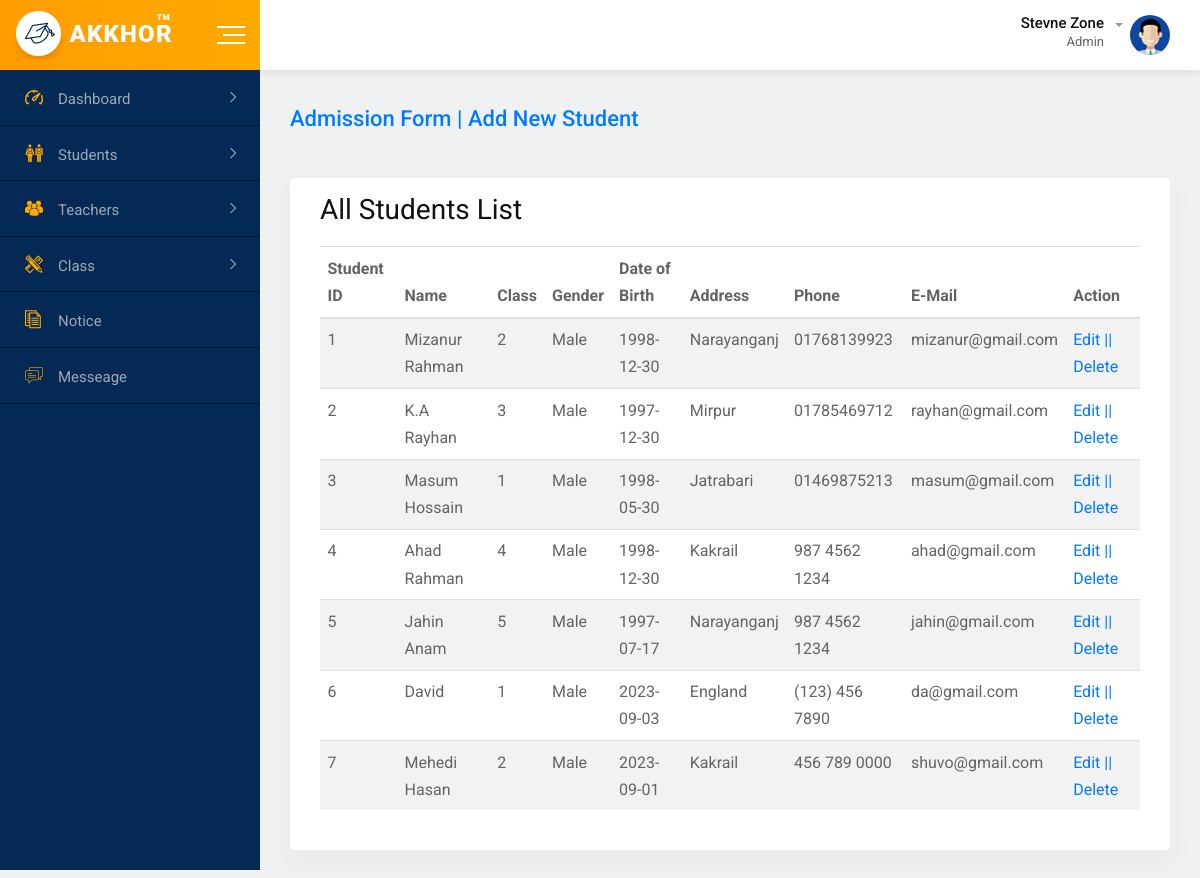
Page /admin/all_student.php on the committed database.
### tables this page shows
CREATE TABLE `students` (
  `s_id` int(11) NOT NULL,
  `name` varchar(50) NOT NULL,
  `class` tinyint(4) NOT NULL,
  `gender` varchar(10) NOT NULL,
  `dob` date NOT NULL,
  `address` varchar(100) NOT NULL,
  `phone` varchar(20) NOT NULL,
  `email` varchar(50) NOT NULL,
  `password` varchar(50) NOT NULL
);

### admin/all_student.php (the view, shortened to what this page needs)
<?php
include_once("../includes/db_config.php");
$sql = "SELECT * FROM students";
$result = $db->query($sql);
?>
<?php include_once("../includes/index_header.php"); ?>
<body>
    <?php include_once("../includes/index_sidebar.php"); ?>
    <div class="dashboard-content-one">
        <div class="breadcrumbs-area">
            <h3><a href="add_student.php" class="">Admission Form | Add New Student</a></h3>
        </div>
        <div class="card" id="tableid">
            <div class="card-body">
                <h2>All Students List</h2>
                <table class="table table-striped bg-white">
                    <thead>
                        <tr>
                            <th>Student ID</th>
                            <th>Name</th>
                            <th>Class</th>
                            <th>Gender</th>
                            <th>Date of Birth</th>
                            <th>Address</th>
                            <th>Phone</th>
                            <th>E-Mail</th>
                            <th>Action</th>
                        </tr>
                    </thead>
                    <tbody>
                        <?php while ($row = $result->fetch_assoc()) { ?>
                            <tr>
                                <td><?php echo $row["s_id"]; ?></td>
                                <td><?php echo $row["name"]; ?></td>
                                <td><?php echo $row["class"]; ?></td>
                                <td><?php echo $row["gender"]; ?></td>
                                <td><?php echo $row["dob"]; ?></td>
                                <td><?php echo $row["address"]; ?></td>
                                <td><?php echo $row["phone"]; ?></td>
                                <td><?php echo $row["email"]; ?></td>
                                <td>
                                    <a href="edit_student.php?id=<?php echo $row["s_id"] ?>" >Edit ||</a>
                                    <a href="delete_student.php?id=<?php echo $row["s_id"] ?>" >Delete</a>
                                </td>
                            </tr>
                        <?php } ?>
                    </tbody>
                </table>
            </div>
        </div>
        <?php include_once("../includes/index_footer.php"); ?>
</body>
</html>

### includes/index_header.php (shortened to what this page needs)
<!doctype html>
<html class="no-js" lang="">
<head>
    <link rel="stylesheet" href="../assets/css/normalize.css">
    <link rel="stylesheet" href="../assets/css/main.css">
    <link rel="stylesheet" href="../assets/css/bootstrap.min.css">
    <link rel="stylesheet" href="../assets/css/all.min.css">
    <link rel="stylesheet" href="../assets/fonts/flaticon.css">
    <link rel="stylesheet" href="../assets/css/animate.min.css">
    <link rel="stylesheet" href="../assets/css/jquery.dataTables.min.css">
    <link rel="stylesheet" href="../assets/css/style.css">
</head>
    <div id="wrapper" class="wrapper bg-ash">
        <div class="navbar navbar-expand-md header-menu-one bg-light">
            <div class="nav-bar-header-one">
                <div class="header-logo">
                    <a href="index.html">
                        <img src="../assets/img/logo.png" alt="logo">
                    </a>
                </div>
                 <div class="toggle-button sidebar-toggle">
                    <button type="button" class="item-link">
                        <span class="btn-icon-wrap">
                            <span></span>
                            <span></span>
                            <span></span>
                        </span>
                    </button>
                </div>
            </div>
            <div class="header-main-menu collapse navbar-collapse" id="mobile-navbar">
                <ul class="navbar-nav">
                    <li class="navbar-item dropdown header-admin">
                        <a class="navbar-nav-link dropdown-toggle" href="#" role="button" data-toggle="dropdown"
                            aria-expanded="false">
                            <div class="admin-title">
                                <h5 class="item-title">Stevne Zone</h5>
                                <span>Admin</span>
                            </div>
                            <div class="admin-img">
                                <img src="../assets/img/figure/admin.jpg" alt="Admin">
                            </div>
                        </a>
                    </li>
                </ul>
            </div>
        </div>

### includes/index_sidebar.php (shortened to what this page needs)
<div class="dashboard-page-one" id="leftsidebar">
    <div class="sidebar-main sidebar-menu-one sidebar-expand-md sidebar-color" style="height: 100vh">
        <div class="sidebar-menu-content">
            <ul class="nav nav-sidebar-menu sidebar-toggle-view">
                <li class="nav-item sidebar-nav-item">
                    <a href="#" class="nav-link"><i class="flaticon-dashboard"></i><span>Dashboard</span></a>
                </li>
                <li class="nav-item sidebar-nav-item">
                    <a href="#" class="nav-link"><i class="flaticon-classmates"></i><span>Students</span></a>
                </li>
                <li class="nav-item sidebar-nav-item">
                    <a href="#" class="nav-link"><i
                            class="flaticon-multiple-users-silhouette"></i><span>Teachers</span></a>
                </li>
                <li class="nav-item sidebar-nav-item">
                    <a href="#" class="nav-link"><i
                            class="flaticon-maths-class-materials-cross-of-a-pencil-and-a-ruler"></i><span>Class</span></a>
                </li>
                <li class="nav-item">
                    <a href="notice-board.html" class="nav-link"><i class="flaticon-script"></i><span>Notice</span></a>
                </li>
                <li class="nav-item">
                    <a href="messaging.html" class="nav-link"><i class="flaticon-chat"></i><span>Messeage</span></a>
                </li>
            </ul>
        </div>
    </div>

### includes/index_footer.php (shortened to what this page needs)
</body>
</html>

### assets/css/main.css (style rules this page uses)
html { color: #222; font-size: 1em; line-height: 1.4; }
audio, canvas, iframe, img, svg, video { vertical-align: middle; }

### rows in the picture
students: s_id "1", name "Mizanur Rahman", class "2", gender "Male", dob "1998-12-30", address "Narayanganj", phone "01768139923", email "mizanur@gmail.com"
students: s_id "2", name "K.A Rayhan", class "3", gender "Male", dob "1997-12-30", address "Mirpur", phone "01785469712", email "rayhan@gmail.com"
students: s_id "3", name "Masum Hossain", class "1", gender "Male", dob "1998-05-30", address "Jatrabari", phone "01469875213", email "masum@gmail.com"
students: s_id "4", name "Ahad Rahman", class "4", gender "Male", dob "1998-12-30", address "Kakrail", phone "987 4562 1234", email "ahad@gmail.com"
students: s_id "5", name "Jahin Anam", class "5", gender "Male", dob "1997-07-17", address "Narayanganj", phone "987 4562 1234", email "jahin@gmail.com"
students: s_id "6", name "David", class "1", gender "Male", dob "2023-09-03", address "England", phone "(123) 456 7890", email "da@gmail.com"
students: s_id "7", name "Mehedi Hasan", class "2", gender "Male", dob "2023-09-01", address "Kakrail", phone "456 789 0000", email "shuvo@gmail.com"
